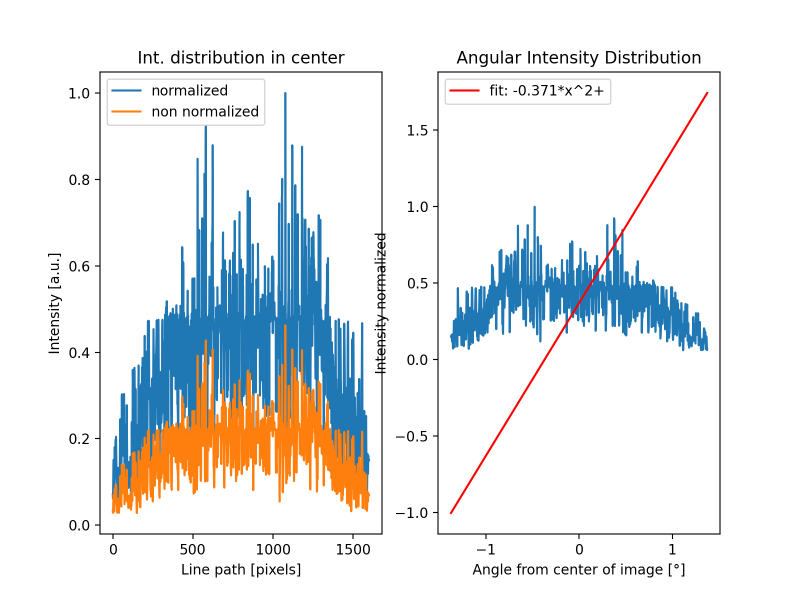
#> input picture Images/20.06/laser engraved grid, 13.5cm, 0.12 ms exposure time.png, 1600 x 1200 px, given in place of laser engraved grid, 13.5cm, 0.12 ms exposure time.tif, which was not available (shown at 1/2 size)
$ python newimageint.py
#> lines starting #> are read from the running program, lines starting #| are printed output that depends on the picture; pictures that were not available may be replaced by others from this repository, and a replacement may not be noted
import matplotlib.pyplot as plt
import cv2
import matplotlib.image as mpimg
from matplotlib.pyplot import figure
import numpy as np
from skimage.measure import profile_line
from skimage import io
import math
from scipy.optimize import curve_fit

image=r"C:\Users\Tim Stechel\OneDrive\Dokumente\Photonics\InnovationMethods\Images\20.06\laser engraved grid, 13.5cm, 0.12 ms exposure time.tif"

filenameraw=image.split('\\')                  ##extract filename for saving later on
filenamevirt=filenameraw[9].split('.ti')
filename=filenamevirt[0]


l=150 #distance Lens-sensor in mm
width=1600  #image parameters
height=1200

center=width/2
pixelsize=0.0045 #pixelsize in mm 7.11mm/1600pixels

h=height/2 #y height of profile to be examined


figure(figsize=(8, 6), dpi=200)

I= io.imread(image, as_gray=True)
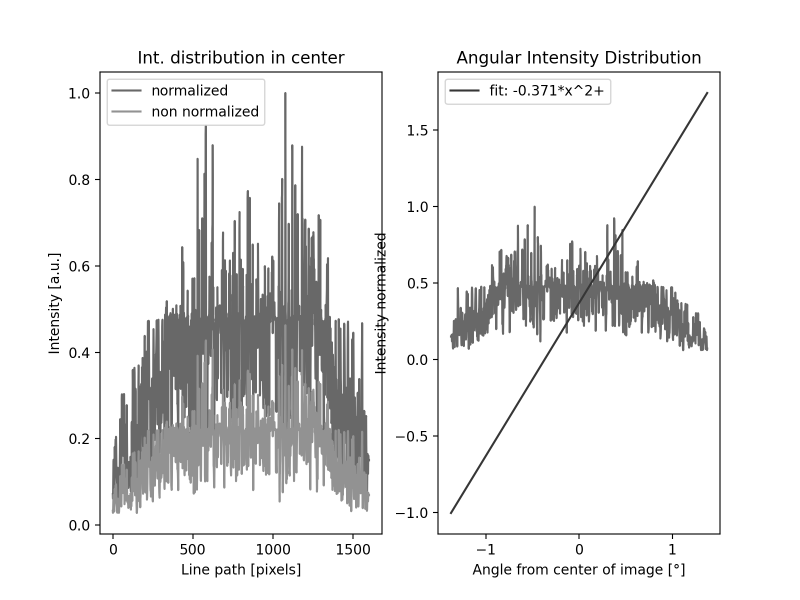
#> I: shape (1200, 1600) float64 (shown at 1/2 size); min 0, max 1, mean 0.914
#I = mpimg.imread(image)


##### Extract intensity values along some profile line#####
p = profile_line(I, (h,1), (h,width))
#> p = 1600 values, max 1 at index 0, min 0 at index 198, mean 0.757
norm=max(p)
#> norm = 1
c=0
for el in p:
    c+=1
    if el==max(p):

        print("x-center at: "+str(c)+" norm value = "+str(el))
#> this loop made 1600 passes
#| x-center at: 1 norm value = 1.0
#| x-center at: 2 norm value = 1.0
#| x-center at: 3 norm value = 1.0
#| x-center at: 4 norm value = 1.0
#| x-center at: 5 norm value = 1.0
#| x-center at: 6 norm value = 1.0
#| x-center at: 7 norm value = 1.0
#| x-center at: 8 norm value = 1.0
#> (further printed lines are left out)
#> after the loop, c = 1600

normalized_p = p/norm
#> normalized_p has the same summary as p


########## angle dependence ############
angle_dep=[]
c=0
for el1 in normalized_p:
    c+=1
    dif=pixelsize*(center-c)

    angle =math.degrees(np.arctan(dif/l))
    angle_dep.append(angle)
#> this loop made 1600 passes
#> (dif, angle) on passes 1 to 3: (3.6, 1.37), (3.59, 1.37), (3.59, 1.37)
#> after the loop, angle_dep = 1600 values, max 1.37 at index 0, min -1.37 at index 1599, mean -0.000859; c = 1600

angle_dep_array=np.array(angle_dep)
#> angle_dep_array has the same summary as angle_dep
normalized_p_array=np.array(normalized_p)
#> normalized_p_array has the same summary as p


###curvefit of angular dependence
def func(x, b):

    return 0.00001*x+b
popt, pcov = curve_fit(func, angle_dep_array, normalized_p_array)
#> popt = [0.757]; pcov = [5.31e-05]


# Extract values from image directly for comparison
#i = I[0:1599]

img=mpimg.imread(image)


'''
plt.subplot(221)
plt.title('Original Image')
plt.imshow(img)
plt.ylabel('y [pixels]')
plt.xlabel('x [pixels]')
***'''
plt.subplot(121)
plt.title('Int. distribution in center')
plt.plot(normalized_p,label='normalized')
plt.plot(p,label="non normalized")
plt.ylabel('Intensity [a.u.]')
plt.xlabel('Line path [pixels]')
plt.legend()

plt.subplot(122)
plt.title('Angular Intensity Distribution')
plt.plot(angle_dep,normalized_p)
plt.plot(angle_dep,func(angle_dep_array, *popt), 'r-', label='fit: -%5.3f*x^2+' % tuple(popt))
plt.ylabel("Intensity normalized")
plt.xlabel("Angle from center of image [°]")
plt.legend()


#plt.savefig(r"C:\Users\Tim Stechel\OneDrive\Dokumente\Photonics\InnovationMethods\Images\\20.06\\"+filename+".png")
plt.show()
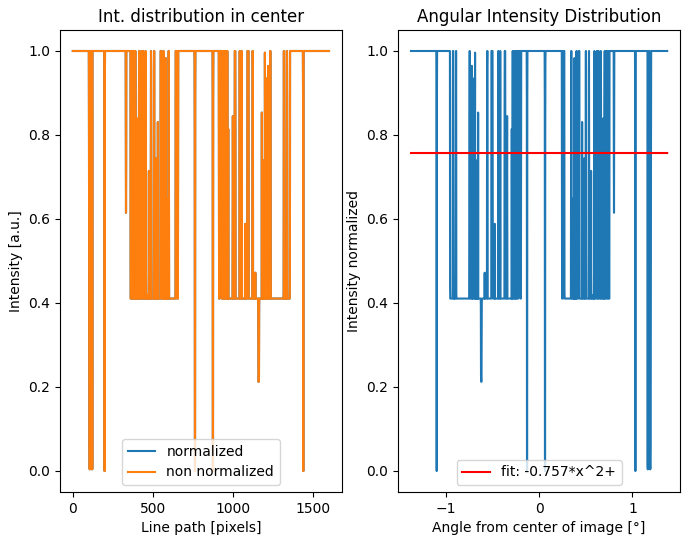
#> figure drawn by matplotlib, 2 panels; panel 1: curve peaks at x = 0, y = 1; panel 1: curve peaks at x = 0, y = 1

$ run again, with Images/20.06/0.5mm grid 13.5cm 0.67 ms.png copied over Images/20.06/laser engraved grid, 13.5cm, 0.12 ms exposure time.png
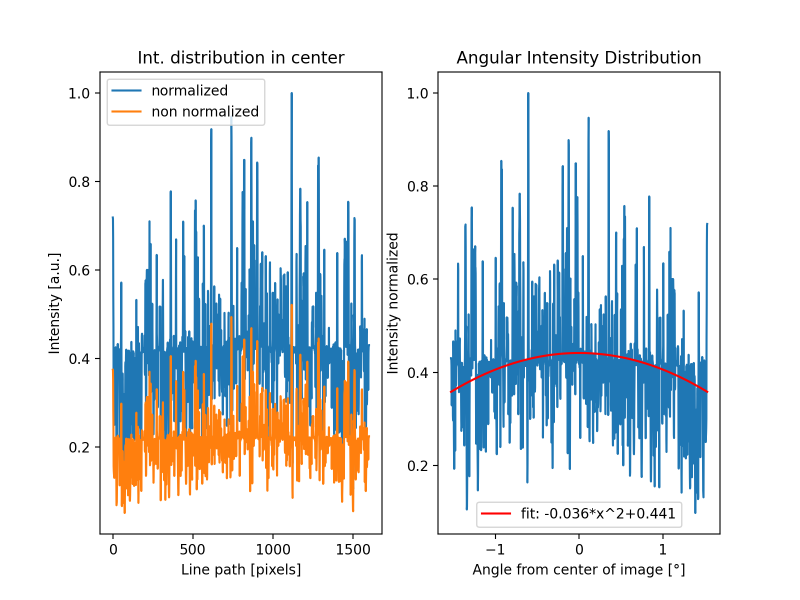
#> input picture Images/20.06/0.5mm grid 13.5cm 0.67 ms.png, 1600 x 1200 px, given in place of laser engraved grid, 13.5cm, 0.12 ms exposure time.tif, which was not available (shown at 1/2 size)
#> `I= io.imread(image, as_gray=True)`:
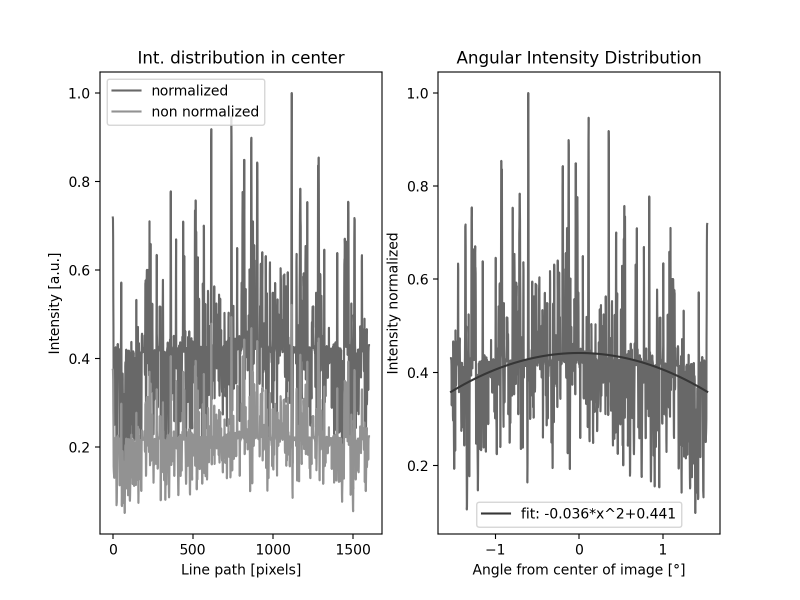
#> I: shape (1200, 1600) float64 (shown at 1/2 size); min 0, max 1, mean 0.888
#> p = 1600 values, max 1 at index 0, min 0 at index 198, mean 0.801
#> norm = 1
#> the loop `for el in p:` made 1600 passes
#| x-center at: 1 norm value = 1.0
#| x-center at: 2 norm value = 1.0
#| x-center at: 3 norm value = 1.0
#| x-center at: 4 norm value = 1.0
#| x-center at: 5 norm value = 1.0
#> (further printed lines are left out)
#> after the loop `for el in p:`: c = 1600
#> normalized_p has the same summary as p
#> the loop `for el1 in normalized_p:` made 1600 passes
#> (dif, angle) on passes 1 to 3: (3.6, 1.37), (3.59, 1.37), (3.59, 1.37)
#> after the loop `for el1 in normalized_p:`: angle_dep = 1600 values, max 1.37 at index 0, min -1.37 at index 1599, mean -0.000859; c = 1600
#> angle_dep_array has the same summary as angle_dep
#> normalized_p_array has the same summary as p
#> popt = [0.801]; pcov = [4.82e-05]
#> `plt.show()`:
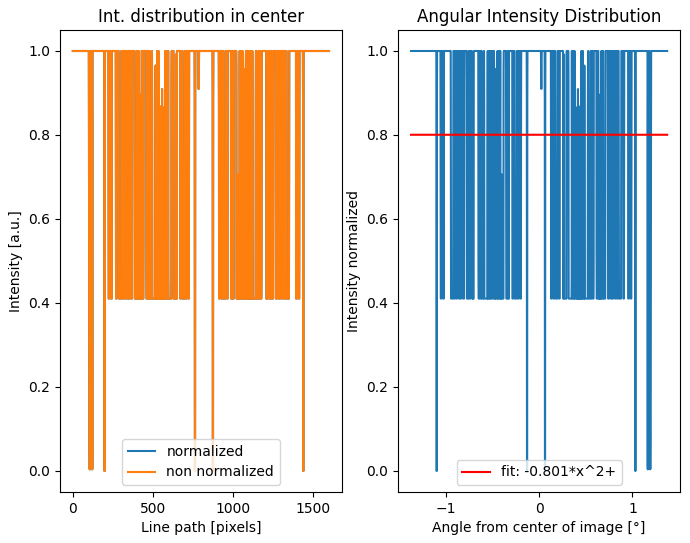
#> figure drawn by matplotlib, 2 panels; panel 1: curve peaks at x = 0, y = 1; panel 1: curve peaks at x = 0, y = 1

$ run again, with Images/20.06/1 mm grid, 13.5cm, 0.12 ms exposure.png copied over Images/20.06/laser engraved grid, 13.5cm, 0.12 ms exposure time.png
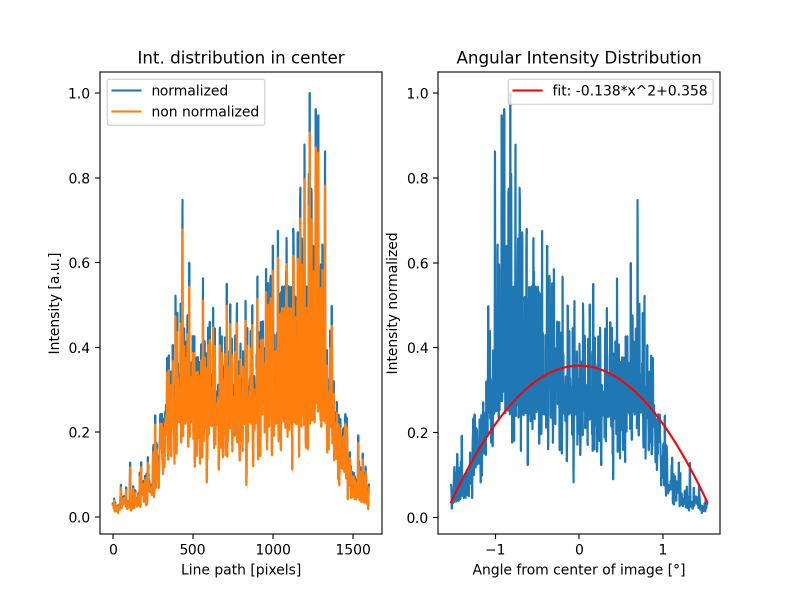
#> input picture Images/20.06/1 mm grid, 13.5cm, 0.12 ms exposure.png, 1600 x 1200 px, given in place of laser engraved grid, 13.5cm, 0.12 ms exposure time.tif, which was not available (shown at 1/2 size)
#> `I= io.imread(image, as_gray=True)`:
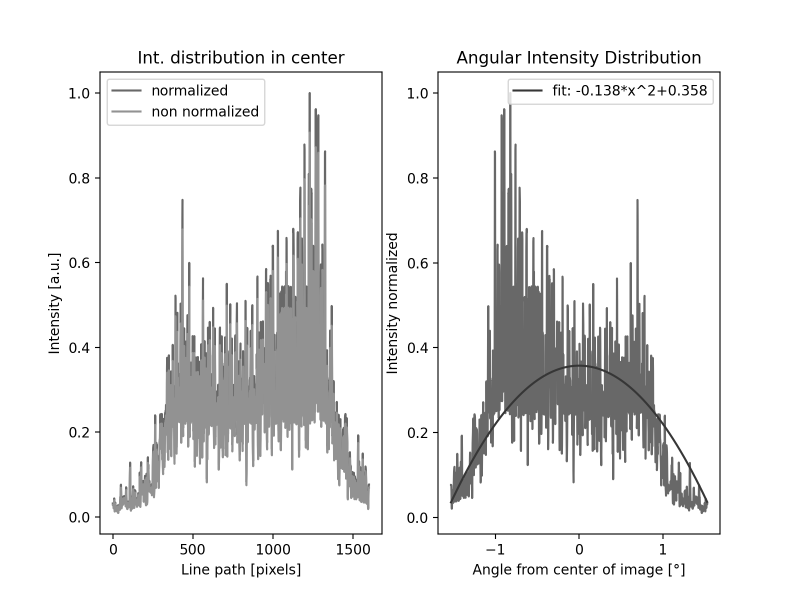
#> I: shape (1200, 1600) float64 (shown at 1/2 size); min 0, max 1, mean 0.92
#> p = 1600 values, max 1 at index 0, min 0 at index 198, mean 0.889
#> norm = 1
#> the loop `for el in p:` made 1600 passes
#| x-center at: 1 norm value = 1.0
#| x-center at: 2 norm value = 1.0
#| x-center at: 3 norm value = 1.0
#| x-center at: 4 norm value = 1.0
#| x-center at: 5 norm value = 1.0
#> (further printed lines are left out)
#> after the loop `for el in p:`: c = 1600
#> normalized_p has the same summary as p
#> the loop `for el1 in normalized_p:` made 1600 passes
#> (dif, angle) on passes 1 to 3: (3.6, 1.37), (3.59, 1.37), (3.59, 1.37)
#> after the loop `for el1 in normalized_p:`: angle_dep = 1600 values, max 1.37 at index 0, min -1.37 at index 1599, mean -0.000859; c = 1600
#> angle_dep_array has the same summary as angle_dep
#> normalized_p_array has the same summary as p
#> popt = [0.889]; pcov = [3.17e-05]
#> `plt.show()`:
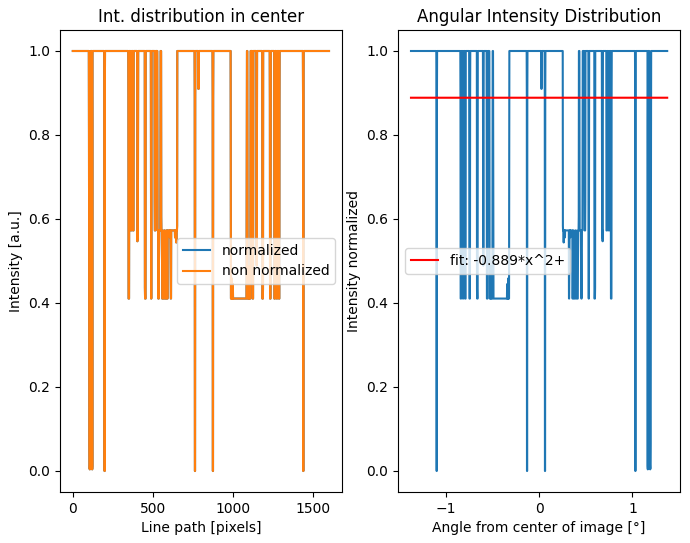
#> figure drawn by matplotlib, 2 panels; panel 1: curve peaks at x = 0, y = 1; panel 1: curve peaks at x = 0, y = 1

$ run again, with Images/20.06/Just MLA 150mm, focus at 13.5 cm.png copied over Images/20.06/laser engraved grid, 13.5cm, 0.12 ms exposure time.png
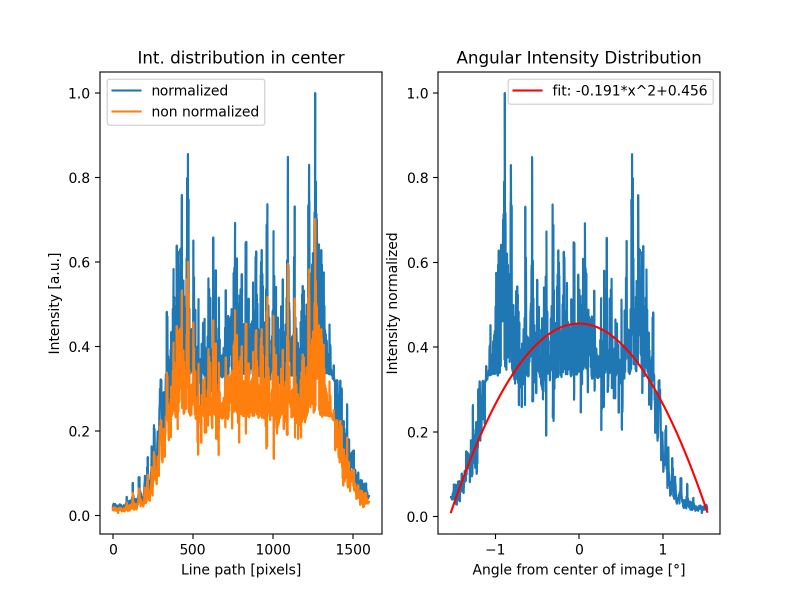
#> input picture Images/20.06/Just MLA 150mm, focus at 13.5 cm.png, 1600 x 1200 px, given in place of laser engraved grid, 13.5cm, 0.12 ms exposure time.tif, which was not available (shown at 1/2 size)
#> `I= io.imread(image, as_gray=True)`:
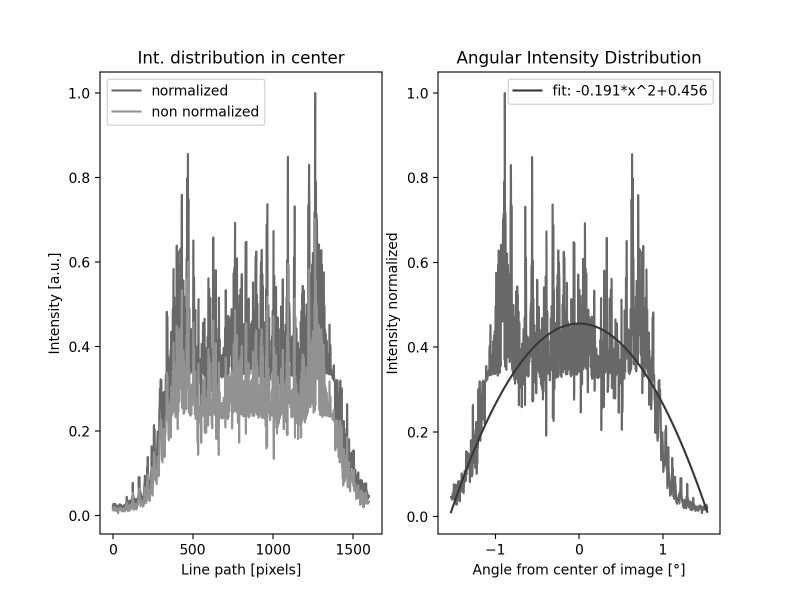
#> I: shape (1200, 1600) float64 (shown at 1/2 size); min 0, max 1, mean 0.926
#> p = 1600 values, max 1 at index 0, min 0 at index 198, mean 0.841
#> norm = 1
#> the loop `for el in p:` made 1600 passes
#| x-center at: 1 norm value = 1.0
#| x-center at: 2 norm value = 1.0
#| x-center at: 3 norm value = 1.0
#| x-center at: 4 norm value = 1.0
#| x-center at: 5 norm value = 1.0
#> (further printed lines are left out)
#> after the loop `for el in p:`: c = 1600
#> normalized_p has the same summary as p
#> the loop `for el1 in normalized_p:` made 1600 passes
#> (dif, angle) on passes 1 to 3: (3.6, 1.37), (3.59, 1.37), (3.59, 1.37)
#> after the loop `for el1 in normalized_p:`: angle_dep = 1600 values, max 1.37 at index 0, min -1.37 at index 1599, mean -0.000859; c = 1600
#> angle_dep_array has the same summary as angle_dep
#> normalized_p_array has the same summary as p
#> popt = [0.841]; pcov = [4.25e-05]
#> `plt.show()`:
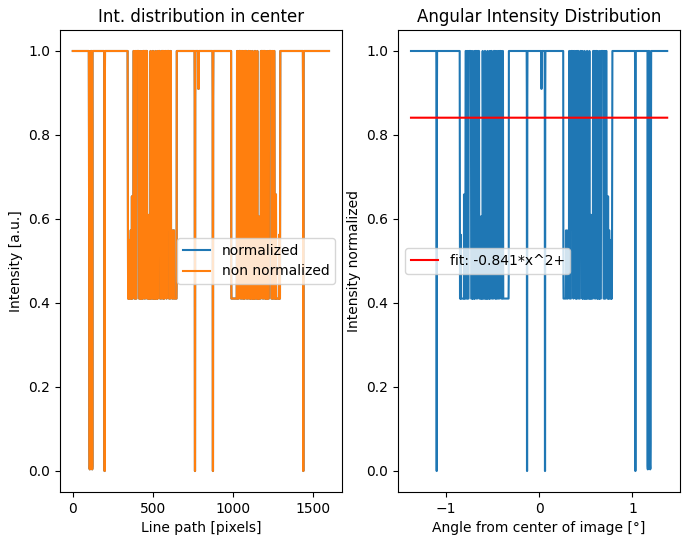
#> figure drawn by matplotlib, 2 panels; panel 1: curve peaks at x = 0, y = 1; panel 1: curve peaks at x = 0, y = 1
